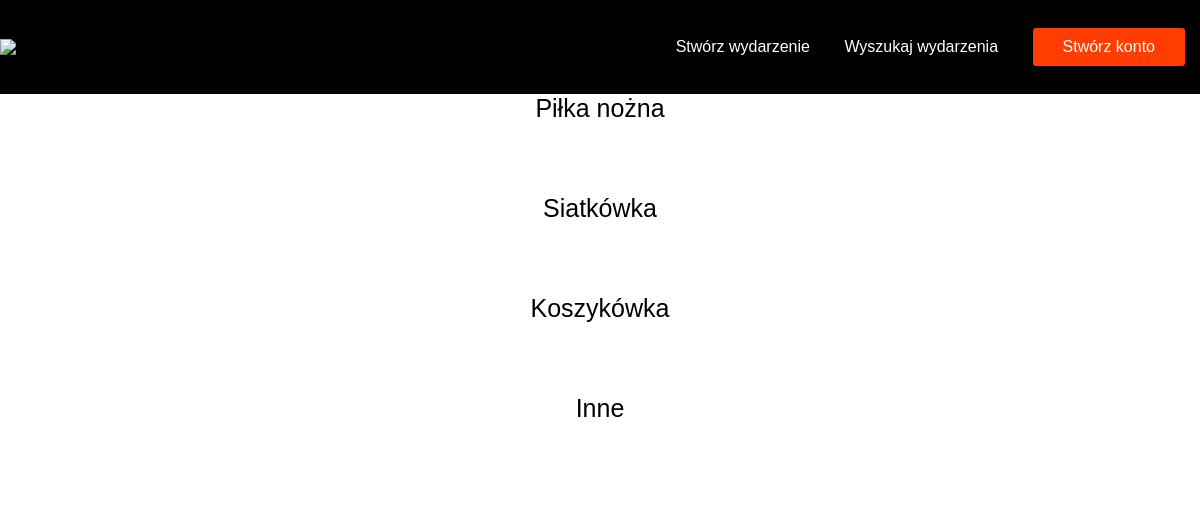
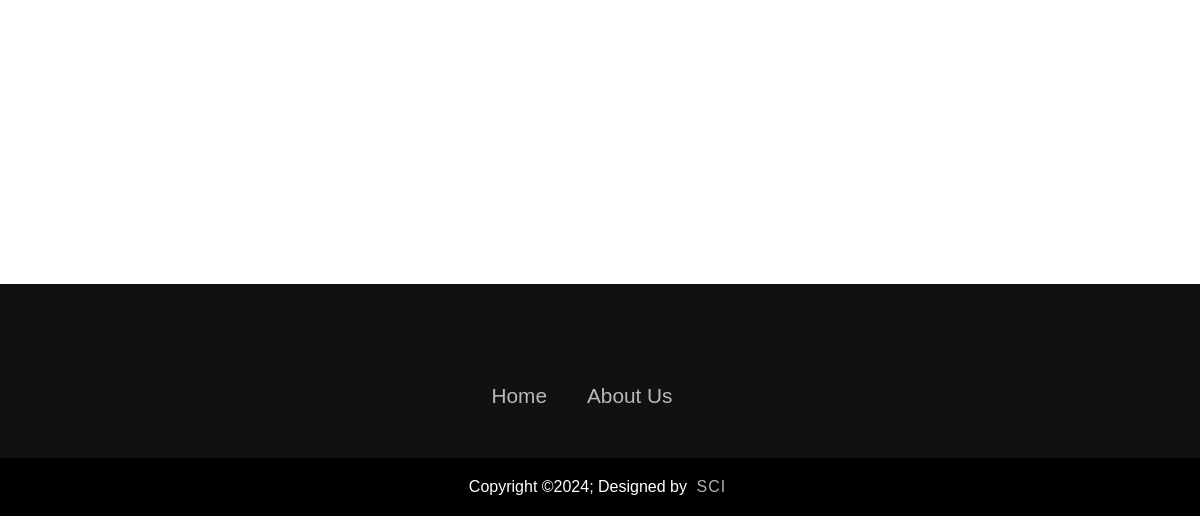
Page /wyszukiwanie.php on the earlier database version (2 pictures, top to bottom).
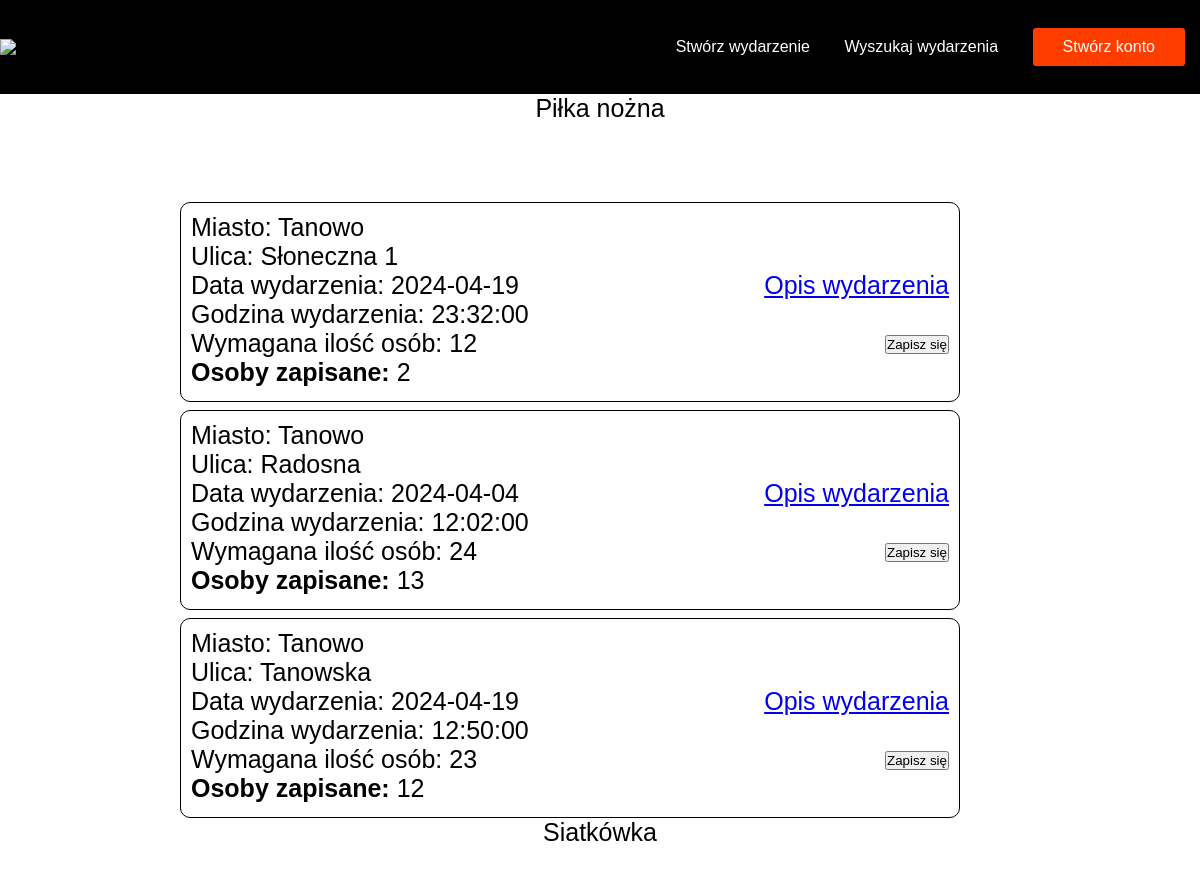
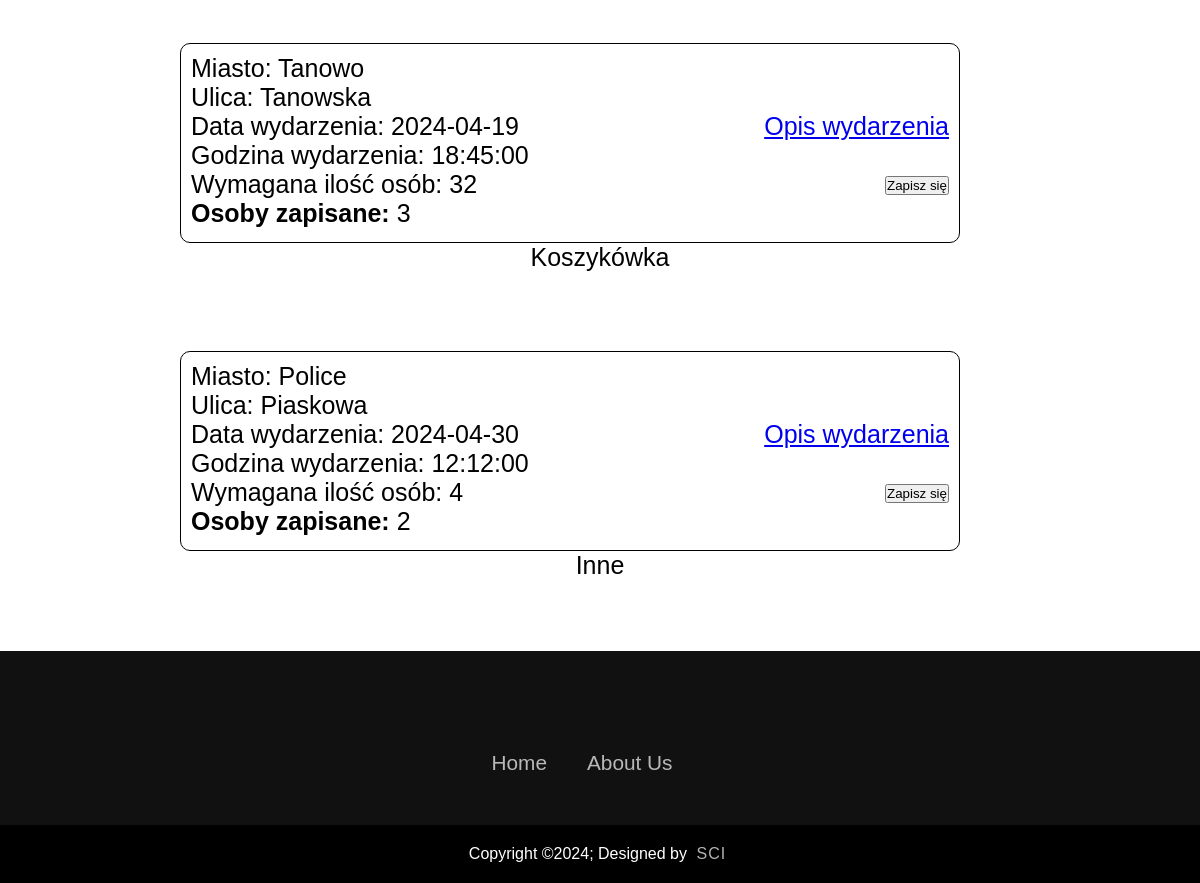
Same page on the later database version (2 pictures, top to bottom).
### tables this page shows
CREATE TABLE `wydarzenia` (
  `id` int(11) UNSIGNED NOT NULL,
  `miasto` text NOT NULL,
  `ulica` text NOT NULL,
  `data` date NOT NULL,
  `godzina` time NOT NULL,
  `osoby_zapisane` int(11) NOT NULL,
  `max_osoby` int(11) NOT NULL,
  `opis` text NOT NULL,
  `kategoria` text NOT NULL
);

### wyszukiwanie.php (the view, shortened to what this page needs)
<!DOCTYPE html>
<html lang="pl">
<head>
	<link rel="stylesheet" href="styl_pyknijmy.css">
</head>
<body>
<div class = "header">
  <nav>
   <img src="logo.png" class="logo">
    <ul class="nav-links">
		<li><a href="tworzenie.php">Stwórz wydarzenie</a></li>
		<li><a href="">Wyszukaj wydarzenia</a></li>
		<li class="btn">Stwórz konto</li>
	</ul>
  </nav>
  <?php
	 $host = 'localhost';
	 $username = 'root';
	 $password = '';
	 $database = 'pyknijmy';
	 $conn = mysqli_connect($host, $username, $password, $database);
	$noga = "SELECT * FROM wydarzenia WHERE kategoria = 'Piłka nożna'";
	 $wynik_noga = mysqli_query($conn, $noga);
	 $siatka = "SELECT * FROM wydarzenia WHERE kategoria = 'Siatkówka'";
	 $wynik_siatka = mysqli_query($conn, $siatka);
	 $kosz = "SELECT * FROM wydarzenia WHERE kategoria = 'Koszykówka'";
	 $wynik_kosz = mysqli_query($conn, $kosz);
	 function funkcja($result) {
		 while ($row = mysqli_fetch_assoc($result)){
			 echo '<div class="klasa">';
			 echo '<div class="mmmm">' . 'Miasto: ', $row['miasto'], ' ';
			 echo '<div class="nnnn">' . 'Ulica: ', $row['ulica'], ' ';
			 echo '</div>';
			 echo '<a class="ogloszenie" href="ogloszenie.php?id=' . $row['id'] . '">';
			 echo 'Opis wydarzenia';
			 echo '</a>';
			 echo '<div class="wwww">' . 'Data wydarzenia: ', $row['data'], ' ';
			 echo '</div>';
			  echo '<button class="zapisz" data-wydarzenie="' . $row['id'] . '">';
			 echo 'Zapisz się';
			 echo '</button>';
			 echo '<div class="tttt">' . 'Godzina wydarzenia: ', $row['godzina'], ' ';
			 echo '</div>';
			 echo '<div class="rrrr">' . 'Wymagana ilość osób: ', $row['max_osoby'], ' ';
			 echo '</div>';
			 echo '<div class="eeee">' . '<b>Osoby zapisane: </b>', $row['osoby_zapisane'], ' ';
			 echo '</div>';
			 echo '</div>';
			 echo '</div>';
		 }
	 }
	?>
	<div class="conteiner">
	<div class="kategoria">Piłka nożna </div>
		<?php funkcja($wynik_noga); ?>
	<div class="kategoria">Siatkówka </div>
	<div class="kategoria">Koszykówka</div>
	<div class="kategoria">Inne </div>
  </div>
</div>
<footer>
		<div class = "footerContainer">
		 <div class = "footerNav">
		  <ul>
		    <li><a href = "index.html">Home</a></li>
			<li><a href= "https://linktr.ee/beatbuddy">About Us</a></li>
		  </ul>
		 </div>
		</div>
		<div class = "footerBottom">
		  <p>Copyright &copy;2024; Designed by <span class = "designer">SCI</span></p>
		 </div>
		</footer>
</body>
</html>

### styl_pyknijmy.css (style rules this page uses)
* { margin: 0; padding: 0; box-sizing: border-box; font-family: "poppins", sans-serif; }
.footerContainer { width: 97%; padding: 70px 30px 20px; }
footer { background-color: #111; bottom:0; width: 100vw; margin-top: auto; }
html { height: 100%; }
body { min-height: 100%; display: flex; flex-direction: column; }
.footerNav { margin: 30px 0; }
.footerNav ul { display: flex; justify-content: center; list-style-type: none; }
.footerNav ul li a { color: white; margin: 20px; text-decoration: none; font-size: 1.3em; opacity: 0.7; transition: 0.5s; }
.footerBottom { background-color: #000; padding:20px; text-align: center; }
.footerBottom p { color: white; }
.designer { opacity: 0.7; text-transform: uppercase; letter-spacing: 1px; font-weight: 400; margin: 0px 5px; }
.header { min-height: 100vh; width: 100vw; position: relative; }
nav { display: flex; align-items: center; justify-content: space-between; background: #000000; }
.logo { width: 140px; }
.nav-links { padding: 28px 0; }
.nav-links li { display: inline-block; margin: 0 15px; }
.nav-links li a { text-decoration: none; color: #fff; padding: 5px 0; position: relative; }
.nav-links li a::after { content: ''; background: #ff3d00; width: 0; height: 2px; position: absolute; bottom: 0; left: 0; transition: width 0.5s; }
.btn { background: #ff3d00; color: #fff; padding: 10px 30px; border-radius: 3px; cursor: pointer; }
.conteiner { width: 100%; height: 100px; }
.kategoria { width: 100%; height: 100px; font-size: 25px; float:left; text-align: center; }
.mmmm { border: 1px solid black; float: left; padding: 10px; width: 65%; height: 200px; margin-top: 1vh; margin-left: 15vw; font-size: 25px; border-radius: 10px; }
.ogloszenie { float:right; }
.zapisz { float:right; margin-top: 35px; }

Differences in the rows shown:
added wydarzenia: miasto "Tanowo", ulica "Słoneczna 1", data "2024-04-19", godzina "23:32:00", max_osoby "12", osoby_zapisane "2"
added wydarzenia: miasto "Tanowo", ulica "Radosna", data "2024-04-04", godzina "12:02:00", max_osoby "24", osoby_zapisane "13"
added wydarzenia: miasto "Tanowo", ulica "Tanowska", data "2024-04-19", godzina "12:50:00", max_osoby "23", osoby_zapisane "12"
added wydarzenia: miasto "Tanowo", ulica "Tanowska", data "2024-04-19", godzina "18:45:00", max_osoby "32", osoby_zapisane "3"
added wydarzenia: miasto "Police", ulica "Piaskowa", data "2024-04-30", godzina "12:12:00", max_osoby "4", osoby_zapisane "2"
